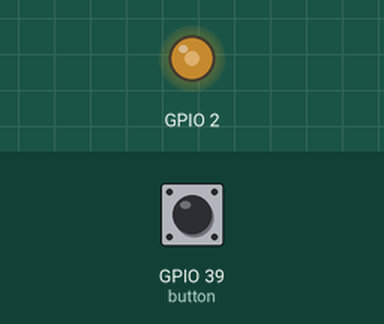
The program below on a simulated ESP32 board running MicroPython. Parts: output pins drawn as LEDs (lit = HIGH). The inputs (shaded band) are chosen by the test bench; at power-on: GPIO 39 (button) LOW. What the program prints to the serial console is not drawn.

Above: at 1.2 s.
1.3 s: GPIO 39 (button) pulled HIGH for 0.15 s
At 2.6 s:
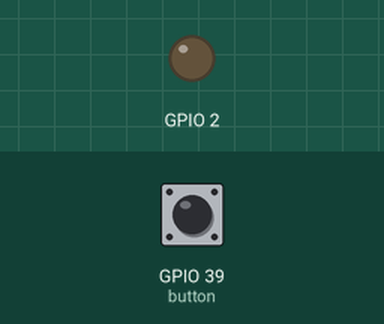
3.0 s: GPIO 39 (button) pulled HIGH for 1 s
At 5.2 s:
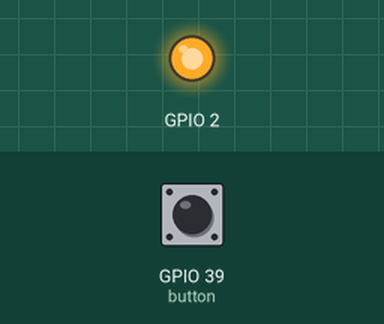
5.5 s: GPIO 39 (button) pulled HIGH for 3.2 s
At 9.4 s:
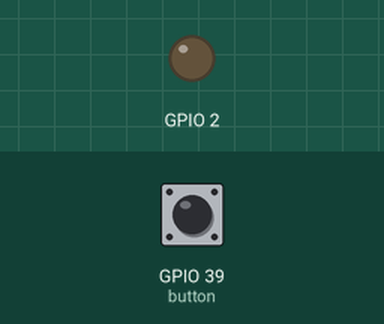
Timing chart, 0 to 10.9 s (numbered marks = the images above; inputs shaded):
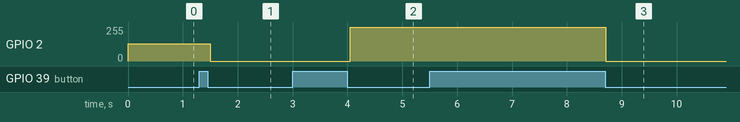

Measured:
- after the input at 1.3 s, GPIO 2: 128/255 → 0/255 after 0.20 s
- after the input at 3.0 s, GPIO 2: 0/255 → 255/255 after 1.1 s
- after the input at 5.5 s, GPIO 2: 255/255 → 0/255 after 3.2 s

The program:

button_ctrl_led.py
```python
'''
按键控制LED亮灭
状态转换
'''
from machine import Pin
import utime
from led import LED
# 按键
# 用户按键GPIO
# PyESPCar上自带的用户按键在39号管脚
USER_BTN = 39
# 按键引脚对象
button = Pin(USER_BTN, Pin.IN)
# 创建一个LED对象
led = LED(0)


# 定义按键按下的值 （取决于按键模块的设计， 有可能相反）
BTN_DOWN = 0 # 按键按下对应的取值
BTN_UP = 1 # 按键抬起对应的状态
last_btn_status = None

while True:
    # 获取按钮状态
    btn_status = button.value()

    if btn_status == BTN_DOWN and last_btn_status == BTN_UP:
        # 切换LED状态
        led.toggle()
        print("按键按下,LED状态转换 LED: {}".format(led.pin.value() == led.LED_ON))

    last_btn_status = btn_status
    # 延时500ms
    utime.sleep_ms(150)
```

led.py
```python
'''
LED类
v2 添加LED亮度控制
'''
from machine import Pin, PWM

class LED:
    def __init__(self, led_id):
        # LED字典
        # 数据结构： (gpio管脚编号， LED灭的电平， LED亮的电平)
        led_list = [(2, False, True),(13, True, False)]

        if led_id >= len(led_list) or led_id < 0:
            print('ERROR：LED编号无效， 有效ID：{} - {}'.format(0, len(led_list-1)))
            return None

        gpio_id, self.LED_OFF, self.LED_ON = led_list[led_id]
        self.pin = Pin(gpio_id, Pin.OUT)
        self.pwm = PWM(self.pin, freq=1000)

    def on(self):
        '''
        打开LED
        '''
        self.pin.value(self.LED_ON)

    def off(self):
        '''
        关闭LED
        '''
        self.pin.value(self.LED_OFF)

    def toggle(self):
        '''
        切换LED的状态
        OFF -> ON
        ON  -> OFF
        '''
        self.pin.value(not self.pin.value())

    def intensity(self, value):
        '''
        设置LED的亮度
        '''
        if self.LED_ON == True:
            self.pwm.duty(value)
        else:
            self.pwm.duty(1023 - value)

    def deinit(self):
        '''
        销毁资源
        '''
        self.pwm.deinit()
```
